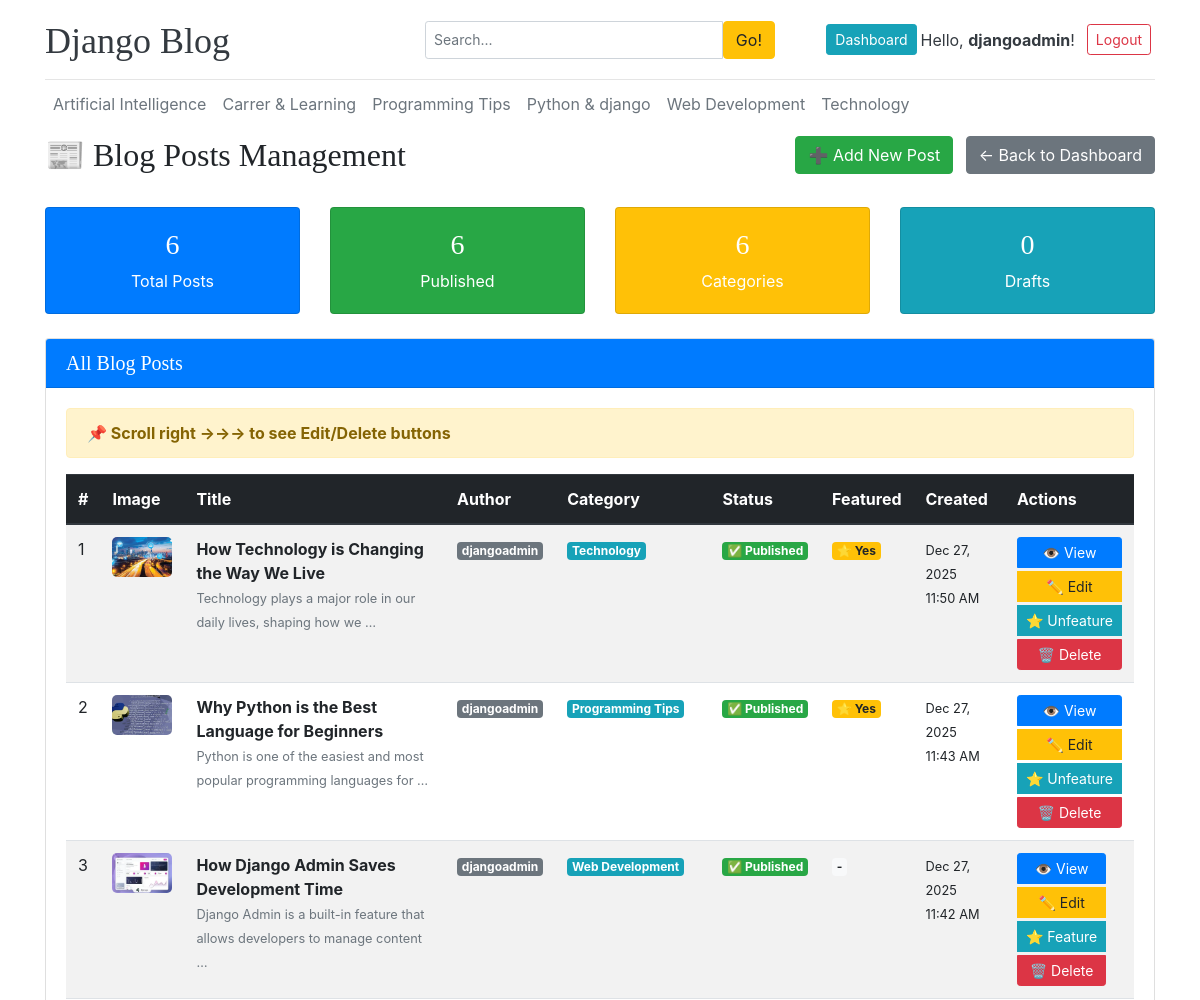
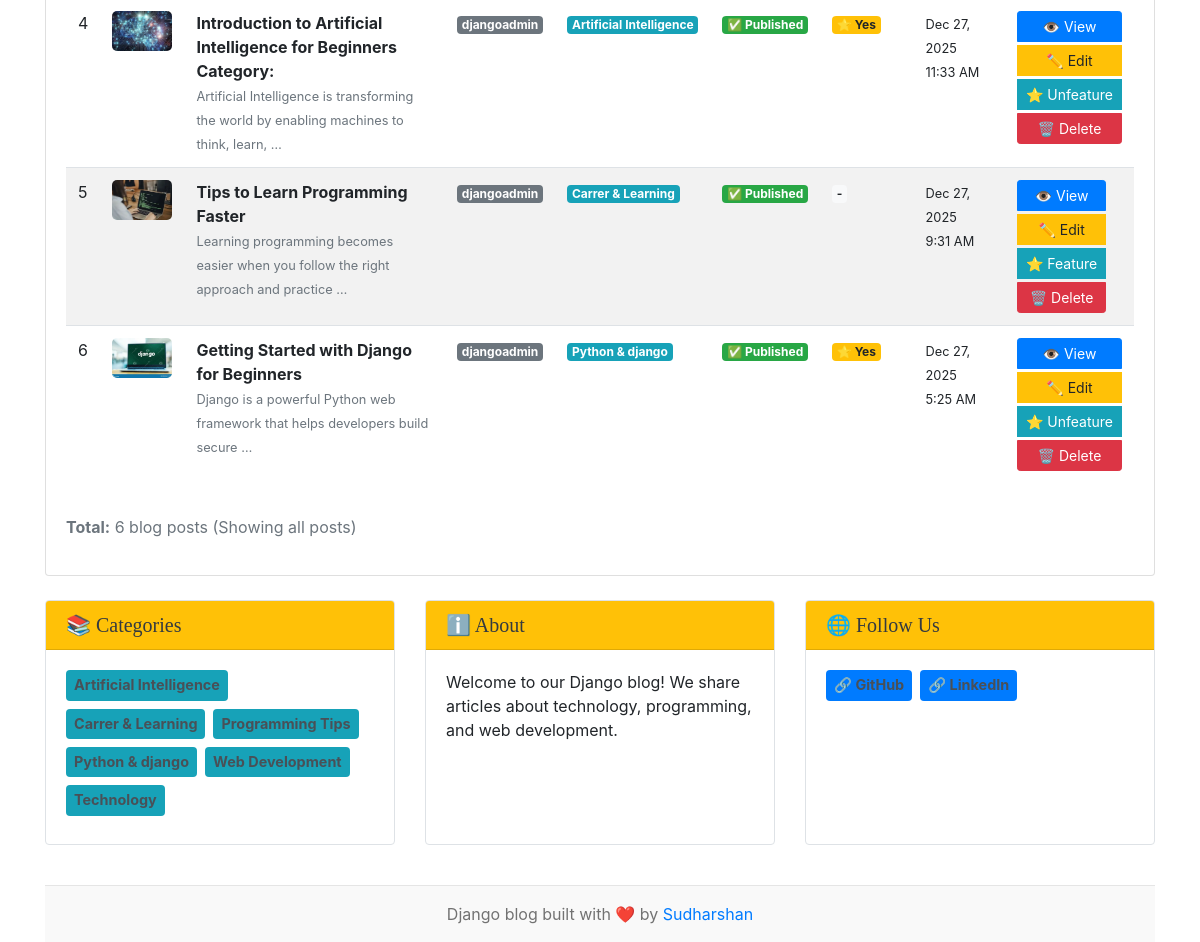
The page /dashboard/posts/ (signed in) on the database its author committed (2 pictures, top to bottom).
### blogs/models.py (models this page shows, shortened)
class Category(models.Model):
    category_name = models.CharField(max_length=50, unique=True)
    created_at=models.DateTimeField(auto_now_add=True)
    updated_at = models.DateTimeField(auto_now=True)
    class Meta:
        verbose_name_plural = 'Categories'

class Blog(models.Model):
    title=models.CharField(max_length=100)
    slug=models.SlugField(max_length=150,unique=True,blank=True)
    category = models.ForeignKey(Category,on_delete=models.CASCADE)
    author = models.ForeignKey(User,on_delete=models.CASCADE)
    feauture_image = models.ImageField(upload_to='uploads/%y/%m/%d')
    short_description =models.TextField(max_length=500)
    blog_body=models.TextField(max_length=2000)
    status = models.CharField(max_length=20, choices=STATUS_CHOICES,default="Draft")
    is_featured = models.BooleanField(default=False)
    created_at=models.DateTimeField(auto_now_add=True)
    updated_at = models.DateTimeField(auto_now=True)
    class Meta:
        verbose_name_plural = 'Blogs'

### dashboards/views.py (the view)
# urls.py: path('posts/', views.posts, name='posts'),
@login_required(login_url='login')
def posts(request):
    if request.user.is_staff or request.user.is_superuser:
        posts = Blog.objects.all().order_by('-created_at')
    else:
        posts = Blog.objects.filter(author=request.user).order_by('-created_at')
    categories = Category.objects.all()
    context = {
        'posts': posts,
        'categories': categories,
    }
    return render(request, 'dashboard/post.html', context)

### blogs/context_processors.py (called while the page is built)
def get_social_links(request):
    social_links = SocialLink.objects.all()
    return {'social_links': social_links}

### templates/dashboard/post.html (shortened to what this page needs)
{% extends 'base.html' %}
{% block content %}
<div class="row mb-4">
    <div class="col-md-6">
        <h2>📰 Blog Posts Management</h2>
    </div>
    <div class="col-md-6 text-right">
        <a href="{% url 'add_post' %}" class="btn btn-success mr-2">
            ➕ Add New Post
        </a>
        <a href="{% url 'dashboard' %}" class="btn btn-secondary">
            ← Back to Dashboard
        </a>
    </div>
</div>
<div class="row mb-4">
    <div class="col-md-3">
        <div class="card bg-primary text-white">
            <div class="card-body text-center">
                <h3>{{ posts.count }}</h3>
                <p class="mb-0">Total Posts</p>
            </div>
        </div>
    </div>
    <div class="col-md-3">
        <div class="card bg-success text-white">
            <div class="card-body text-center">
                <h3>{{ posts|length }}</h3>
                <p class="mb-0">Published</p>
            </div>
        </div>
    </div>
    <div class="col-md-3">
        <div class="card bg-warning text-white">
            <div class="card-body text-center">
                <h3>{{ categories.count }}</h3>
                <p class="mb-0">Categories</p>
            </div>
        </div>
    </div>
    <div class="col-md-3">
        <div class="card bg-info text-white">
            <div class="card-body text-center">
                <h3>0</h3>
                <p class="mb-0">Drafts</p>
            </div>
        </div>
    </div>
</div>
<div class="card">
    <div class="card-header bg-primary text-white">
        <h5 class="mb-0">All Blog Posts</h5>
    </div>
    <div class="card-body">
        {% if posts %}
        <div class="alert alert-warning mb-3">
            <strong>📌 Scroll right →→→ to see Edit/Delete buttons</strong>
        </div>
        <div class="table-responsive">
            <table class="table table-striped table-hover">
                <thead class="thead-dark">
                    <tr>
                        <th>#</th>
                        <th>Image</th>
                        <th>Title</th>
                        <th>Author</th>
                        <th>Category</th>
                        <th>Status</th>
                        <th>Featured</th>
                        <th>Created</th>
                        <th>Actions</th>
                    </tr>
                </thead>
                <tbody>
                    {% for post in posts %}
                    <tr>
                        <td>{{ forloop.counter }}</td>
                        <td>
                            {% if post.feauture_image %}
                            <img src="{{ post.feauture_image.url }}"
                                 alt="{{ post.title }}"
                                 style="width: 60px; height: 40px; object-fit: cover; border-radius: 5px;">
                            {% else %}
                            <span class="badge badge-secondary">No Image</span>
                            {% endif %}
                        </td>
                        <td>
                            <strong>{{ post.title|truncatewords:8 }}</strong>
                            <br>
                            <small class="text-muted">{{ post.short_description|truncatewords:12 }}</small>
                        </td>
                        <td>
                            <span class="badge badge-secondary">{{ post.author.username }}</span>
                        </td>
                        <td>
                            <span class="badge badge-info">{{ post.category.category_name }}</span>
                        </td>
                        <td>
                            {% if post.status == "Published" %}
                                <span class="badge badge-success">✅ Published</span>
                            {% else %}
                                <span class="badge badge-warning">📝 Draft</span>
                            {% endif %}
                        </td>
                        <td>
                            {% if post.is_featured %}
                                <span class="badge badge-warning">⭐ Yes</span>
                            {% else %}
                                <span class="badge badge-light">-</span>
                            {% endif %}
                        </td>
                        <td>
                            <small>
                                {{ post.created_at|date:"M d, Y" }}<br>
                                {{ post.created_at|time:"g:i A" }}
                            </small>
                        </td>
                        <td>
                            <div class="btn-group-vertical btn-group-sm">
                                <a href="{% url 'blogs' post.slug %}"
                                   class="btn btn-primary btn-sm mb-1"
                                   target="_blank"
                                   title="View post">
                                    👁️ View
                                </a>
                                {% if user.is_staff or user.is_superuser or post.author == user %}
                                <a href="{% url 'edit_post' post.id %}"
                                   class="btn btn-warning btn-sm mb-1"
                                   title="Edit post">
                                    ✏️ Edit
                                </a>
                                {% endif %}
                                {% if user.is_staff or user.is_superuser %}
                                <a href="{% url 'toggle_featured' post.id %}"
                                   class="btn btn-info btn-sm mb-1"
                                   title="Toggle featured">
                                    ⭐ {% if post.is_featured %}Unfeature{% else %}Feature{% endif %}
                                </a>
                                {% endif %}
                                {% if user.is_staff or user.is_superuser or post.author == user %}
                                <a href="{% url 'delete_post' post.id %}"
                                   class="btn btn-danger btn-sm"
                                   onclick="return confirm('Are you sure you want to delete \"{{ post.title }}\"?')"
                                   title="Delete post">
                                    🗑️ Delete
                                </a>
                                {% endif %}
                            </div>
                        </td>
                    </tr>
                    {% endfor %}
                </tbody>
            </table>
        </div>
        <div class="mt-3">
            <p class="text-muted">
                <strong>Total:</strong> {{ posts.count }} blog posts
                {% if user.is_staff or user.is_superuser %}
                (Showing all posts)
                {% else %}
                (Showing your posts)
                {% endif %}
            </p>
        </div>
        {% endif %}
    </div>
</div>
{% endblock %}

### templates/base.html (shortened to what this page needs)
{% load static %}
<!DOCTYPE html>
<html lang="en">
<head>
    <link href="https://getbootstrap.com/docs/4.0/dist/css/bootstrap.min.css" rel="stylesheet">
    <link href="{% static 'css/blog.css' %}" rel="stylesheet">
</head>
<body>
    <div class="container">
      <header class="blog-header py-3">
        <div class="row flex-nowrap justify-content-between align-items-center">
          <div class="col-12 col-md-4 pt-1 text-center text-md-left">
            <a class="blog-header-logo text-dark h4 mb-0" href="{% url 'home' %}">
                Django Blog
            </a>
          </div>
          <div class="col-12 col-md-4 mt-2 mt-md-0">
            <form action="{% url 'search' %}" method="GET">
              <div class="input-group input-group-sm">
                <input class="form-control" type="text" name="keyword" placeholder="Search..." />
                <button class="btn btn-warning" type="submit">Go!</button>
              </div>
            </form>
          </div>
          <div class="col-12 col-md-4 d-flex justify-content-center justify-content-md-end align-items-center mt-2 mt-md-0 flex-wrap">
            {% if user.is_authenticated %}
              <a class="btn btn-sm btn-info m-1" href="{% url 'dashboard' %}">Dashboard</a>
              <span class="mr-2 text-dark d-none d-lg-inline">Hello, <strong>{{ user.username }}</strong>!</span>
              <a class="btn btn-sm btn-outline-danger m-1" href="{% url 'logout' %}">Logout</a>
            {% else %}
              <a class="btn btn-sm btn-warning m-1" href="{% url 'login' %}">Login</a>
              <a class="btn btn-sm btn-outline-secondary m-1" href="{% url 'register' %}">Register</a>
            {% endif %}
          </div>
        </div>
      </header>
      <div class="nav-scroller py-1 mb-2">
        <nav class="nav d-flex flex-wrap justify-content-start">
          {% for cat in categories %}
             <a class="p-2 text-muted text-nowrap" href="{% url 'posts_by_category' cat.id %}" style="white-space: nowrap;">
                 {{ cat.category_name }}
             </a>
          {% endfor %}
        </nav>
      </div>
{% block main_layout %}
<div class="row">
    <div class="col-md-12">
        {% block content %}
        {% endblock %}
    </div>
</div>
<div class="row mt-4 sidebar-widget">
    <div class="col-12 col-sm-6 col-md-4 mb-3">
        <div class="card shadow-sm">
            <div class="card-header bg-warning text-dark">
                <h5 class="mb-0">📚 Categories</h5>
            </div>
            <div class="card-body">
                <div class="d-flex flex-wrap">
                    {% for cat in categories %}
                    <a href="{% url 'posts_by_category' cat.id %}"
                       class="badge badge-info mr-2 mb-2 p-2 text-decoration-none"
                       style="font-size: 0.9rem;">
                        {{ cat.category_name }}
                    </a>
                    {% endfor %}
                </div>
            </div>
        </div>
    </div>
    <div class="col-12 col-sm-6 col-md-4 mb-3">
        <div class="card shadow-sm">
            <div class="card-header bg-warning text-dark">
                <h5 class="mb-0">ℹ️ About</h5>
            </div>
            <div class="card-body">
                <p class="mb-0">Welcome to our Django blog! We share articles about technology, programming, and web development.</p>
            </div>
        </div>
    </div>
    <div class="col-12 col-sm-12 col-md-4 mb-3">
        <div class="card shadow-sm">
            <div class="card-header bg-warning text-dark">
                <h5 class="mb-0">🌐 Follow Us</h5>
            </div>
            <div class="card-body">
                <div class="d-flex flex-wrap justify-content-center justify-content-md-start">
                    <a href="https://github.com/Sudharsan0310" target="_blank" class="badge badge-primary mr-2 mb-2 p-2 text-decoration-none" style="font-size: 0.9rem;">
                        🔗 GitHub
                    </a>
                    <a href="https://www.linkedin.com/in/sudharsanjs" target="_blank" class="badge badge-primary mr-2 mb-2 p-2 text-decoration-none" style="font-size: 0.9rem;">
                        🔗 LinkedIn
                    </a>
                </div>
            </div>
        </div>
    </div>
</div>
{% endblock %}
<footer class="blog-footer mt-4 py-3">
  <center>
    <p class="mb-0">Django blog built with ❤️ by <a href="#">Sudharshan</a></p>
  </center>
</footer>
</body>
</html>

### static/css/blog.css (style rules this page uses)
.blog-header { border-bottom: 1px solid #e5e5e5; }
.blog-header-logo { font-family: "Playfair Display", Georgia, "Times New Roman", serif; font-size: 2.25rem; }
h1, h2, h3, h4, h5, h6 { font-family: "Playfair Display", Georgia, "Times New Roman", serif; }
.blog-footer { padding: 2.5rem 0; color: #727272; text-align: center; background-color: #f9f9f9; border-top: .05rem solid #e5e5e5; }
.blog-footer p:last-child { margin-bottom: 0; }

### templates/base.html (style rules this page uses)
.sidebar-widget .card { border: 1px solid #dee2e6; transition: transform 0.2s; height: 100%; }
.sidebar-widget a { color: #495057; transition: color 0.2s; }
.nav-scroller { overflow-x: auto; -webkit-overflow-scrolling: touch; }
.nav-scroller .nav { flex-wrap: nowrap; }
.nav-scroller .nav a { transition: all 0.3s; }
.badge { transition: all 0.3s; }
@media (min-width: 1200px) { .container { max-width: 1140px; } }

### rows shown on the page
Category: category_name "Artificial Intelligence"
Category: category_name "Carrer & Learning"
Category: category_name "Programming Tips"
Category: category_name "Python & django"
Category: category_name "Web Development"
Category: category_name "Technology"
Blog: feauture_image (picture), title "How Technology is Changing the Way We Live", short_description "Technology plays a major role in our daily lives, shaping how we …", author.username "djangoadmin", category.category_name "Technology", status "✅ Published", is_featured "⭐ Yes", created_at "Dec 27, 2025", created_at "11:50 AM"
Blog: feauture_image (picture), title "Why Python is the Best Language for Beginners", short_description "Python is one of the easiest and most popular programming languages for …", author.username "djangoadmin", category.category_name "Programming Tips", status "✅ Published", is_featured "⭐ Yes", created_at "Dec 27, 2025", created_at "11:43 AM"
Blog: feauture_image (picture), title "How Django Admin Saves Development Time", short_description "Django Admin is a built-in feature that allows developers to manage content …", author.username "djangoadmin", category.category_name "Web Development", status "✅ Published", created_at "Dec 27, 2025", created_at "11:42 AM", is_featured "Feature"
Blog: feauture_image (picture), title "Introduction to Artificial Intelligence for Beginners Category:", short_description "Artificial Intelligence is transforming the world by enabling machines to think, learn, …", author.username "djangoadmin", category.category_name "Artificial Intelligence", status "✅ Published", is_featured "⭐ Yes", created_at "Dec 27, 2025", created_at "11:33 AM"
Blog: feauture_image (picture), title "Tips to Learn Programming Faster", short_description "Learning programming becomes easier when you follow the right approach and practice …", author.username "djangoadmin", category.category_name "Carrer & Learning", status "✅ Published", created_at "Dec 27, 2025", created_at "9:31 AM", is_featured "Feature"
Blog: feauture_image (picture), title "Getting Started with Django for Beginners", short_description "Django is a powerful Python web framework that helps developers build secure …", author.username "djangoadmin", category.category_name "Python & django", status "✅ Published", is_featured "⭐ Yes", created_at "Dec 27, 2025", created_at "5:25 AM"

### other values the page prints
{{ user.username }} "djangoadmin"
{{ posts.count }} "6"
{{ posts|length }} "6"
{{ categories.count }} "6"
